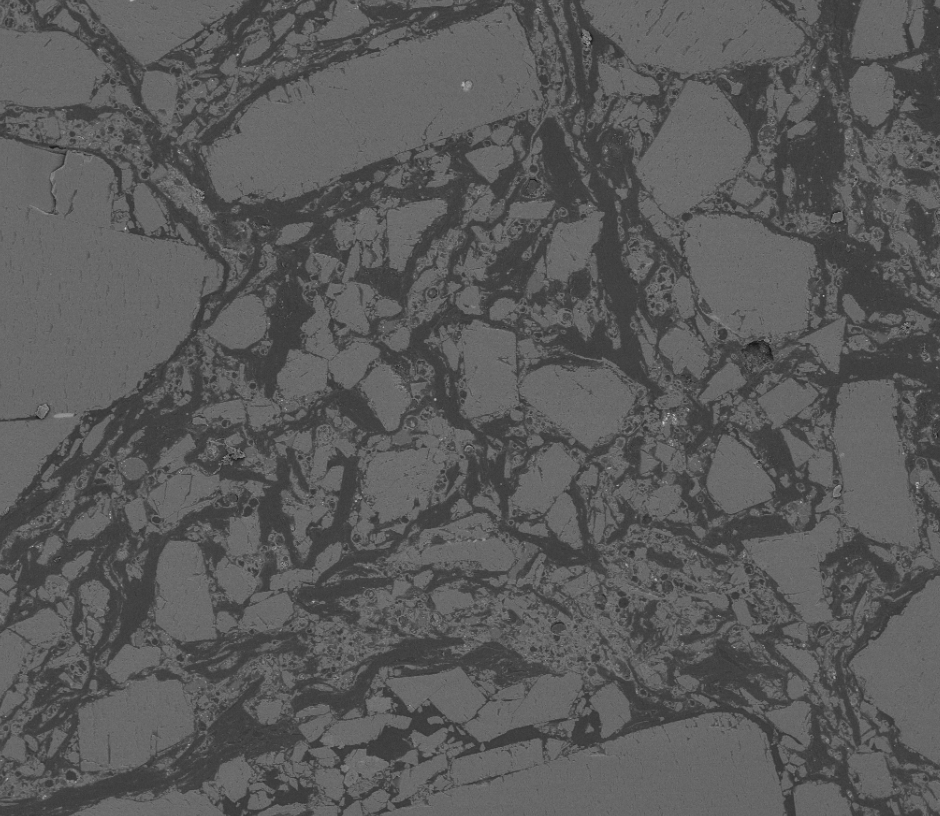
#> input picture lesson8/123.png, 940 x 816 px
$ python homework.py   (older library calls are emulated)
#> lines starting #> are read from the running program, lines starting #| are printed output that depends on the picture
# -*- coding: utf-8 -*-
"""
Created on Sat Jan 13 10:54:54 2018

@author: liu
"""

from scipy.misc import imread
import matplotlib.pyplot as plt
import numpy as np
#显示直方图
def show_hist(img1):
#    fig=plt.figure()
    hist=np.histogram(img1,bins=256,range=(0,256))
#    hist0,hist1=hist[0],hist[1]
    plt.subplot(122)
    hist1=np.linspace(0,255,256)
    plt.plot(hist1,hist[0])
    plt.show()
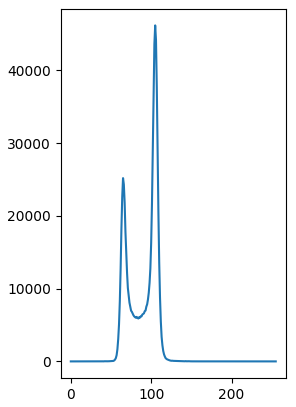
#> figure drawn by matplotlib, 1 panel; curve peaks at x = 105, y = 46184
def on_press(event):
    x=int(event.xdata)
    y=int(event.ydata)
    table_val=img_gray[x-3:x+4,y-3:y+4]
    print(table_val)
    fig3=plt.figure('7*7灰度值显示')
    plt.subplot(211)
    col_labels = ['col1','col2','col3','col4','col5','col6','col7']
    row_labels = ['row1','row2','row3','row4','row5','row6','row7']
    my_table = plt.table(cellText=table_val, colWidths=[0.12]*7,
                     rowLabels=row_labels, colLabels=col_labels,
                     loc='best')
    plt.show()
    plt.subplot(212)
    plt.imshow(table_val,cmap='gray')
def bench_deal(img1,lst=np.array([[50,100,200,255],[25,75,175,225]])):
    '''
    对图像进行划分区域灰度值归一化
    lst1为分割的分界点
    lst2为每个区域对应的灰度值
 '''
    lst_index=np.array([lst[1,0]]*(lst[0,0]))
#> lst_index = 50 values from 25 to 25
    for i in range(1,len(lst[1])):
        lst_index=np.append(lst_index,np.array([lst[1,i]]*(lst[0,i]-lst[0,i-1])))
#> this loop made 3 passes
#> after the loop, lst_index = 255 values from 25 to 225
    img1=lst_index[img1.astype(np.int32)]
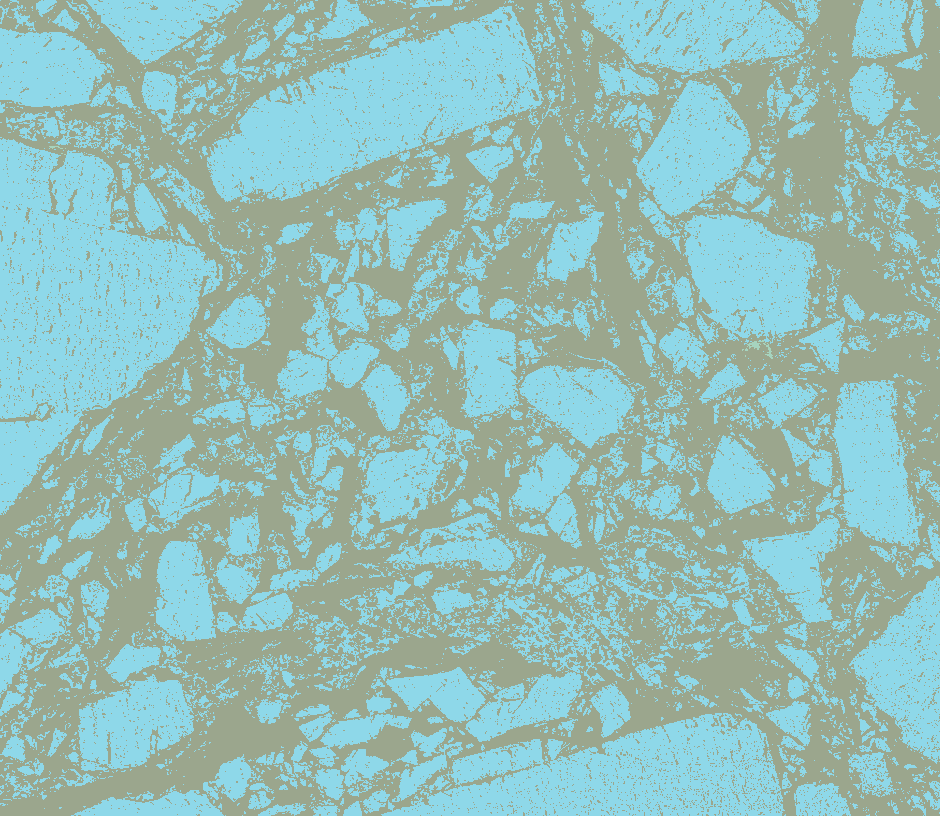
#> img1: shape (816, 940) int64; 4 distinct labels, from 25 to 225; one colour per label, 0 black

    return img1

img_gray = imread('123.png',True)
#显示灰度图
fig1=plt.figure('灰度及其直方图')
plt.subplot(121)
plt.imshow(img_gray,cmap='gray')
fig1.canvas.mpl_connect('button_press_event', on_press)
plt.show()
show_hist(img_gray)
#阈值梯度处理并显示
img_bench=bench_deal(img_gray)
fig2=plt.figure('梯度化图像及其直方图')
plt.subplot(121)
plt.imshow(img_bench,cmap='gray')
#打印梯度图鼠标点击处附件七个点
plt.show()
#显示梯度图的直方统计图
show_hist(img_bench)
#> in show_hist (call 2), `plt.show()`:
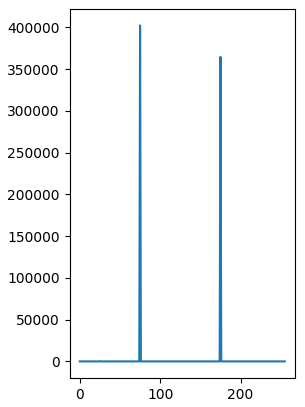
#> figure drawn by matplotlib, 1 panel; curve peaks at x = 75, y = 402225
fig3=plt.figure('假彩色图')
#显示假彩色图
plt.imshow(img_gray)
plt.show()
